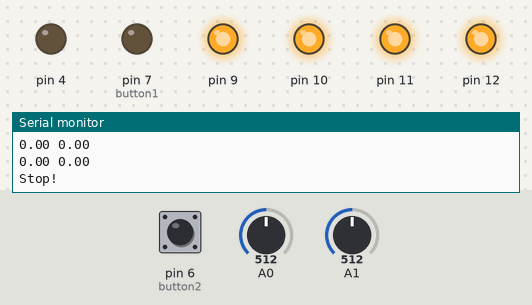
The sketch below on a simulated Arduino Uno, built with avr-gcc and run on an emulated ATmega328P. On the bench: output pins drawn as LEDs (lit = HIGH), the last lines printed to the serial monitor. Dashed ring = blinking. Inputs (shaded band) come from the test bench; at power-on: A0 = 512, A1 = 512, pin 6 (button2) HIGH.

Above: at 1.2 s.
1.3 s: A0 set to 605
2.8 s: A0 set to 620
At 2.92 s:
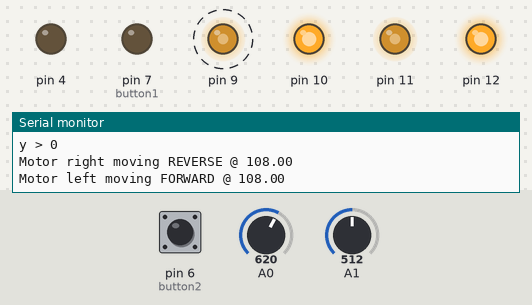
5.8 s: A1 set to 306
At 7.1 s:
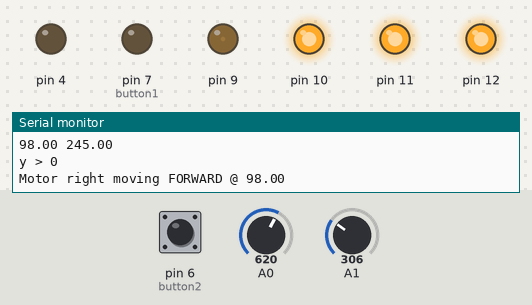
7.4 s: A0 set to 122
At 7.62 s:
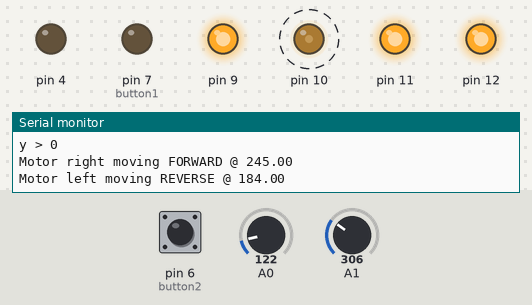
10.4 s: A1 set to 716
At 11.6 s:
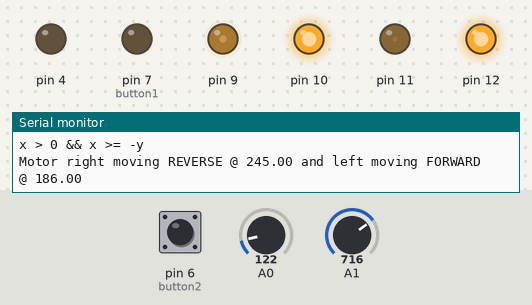
11.9 s: A1 set to 1023
At 13.1 s:
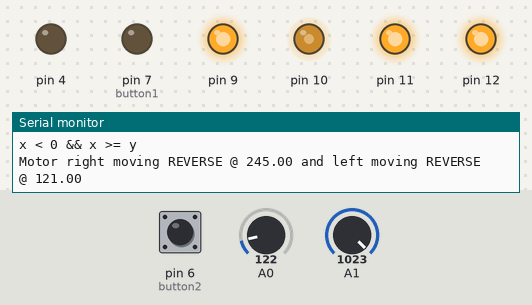
Timing chart, 0 to 14.4 s (numbered marks = the images above; inputs shaded):
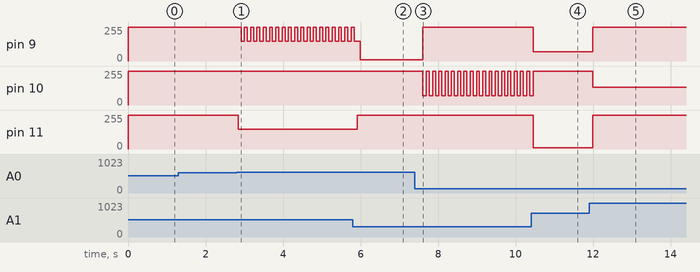

Measured:
- the behaviour switches between 612 and 613 on A0 (found by bisection; images 0 and 1)
- after the input at 2.8 s, pin 9: alternates 255/255 for 0.08 s and 148/255 for 0.09 s, starting after 0.12 s; pin 11: 255/255 → 148/255 at once
- after the input at 5.8 s, pin 11: 148/255 → 255/255 after 0.12 s
- after the input at 7.4 s, pin 9: 10/255 → 255/255 after 0.21 s; pin 10: alternates 255/255 for 0.08 s and 71/255 for 0.09 s, starting after 0.21 s
- after the input at 10.4 s, pin 9: 255/255 → 69/255 after 0.06 s; pin 10: goes on until 10.5 s, then stays 255/255; pin 11: 255/255 → 10/255 after 0.06 s
- after the input at 11.9 s, pin 9: 69/255 → 255/255 after 0.10 s; pin 10: 255/255 → 135/255 after 0.10 s; pin 11: 10/255 → 255/255 after 0.10 s

The sketch:

joystick_motors_5.ino
```cpp
/**
  @file       MotorDemo
  @author     ELECHOUSE
  @version    V0.1
  @date       2012-6-22
  @brief        50A-DualChannelMotorDriverBoard demo code.
  @URL https://github.com/elechouse/motor
*/

/** import motor library */
#include <MOTOR.h>
// #include <math.h>
// #include <stdlib.h>
// #include <string.h>

// Defining joystick inputs
int x_axis = 0; //Blue
int y_axis = 1; //Green
int z_axis = 2; //Yellow

const int button1 = 7; //White
const int button2 = 6; //Brown

int x_val = 0;
int y_val = 0;
int z_val = 0;
int button1_state = 0;
int button2_state = 0;

const int centre = 1024/2;

// struct steering{
//     int left;
//     int right;
// };

void setup(void){
    Serial.begin(115200);
    pinMode(button1, INPUT);
    pinMode(button2, INPUT);
    /** motor driver initialize */
    motor.begin();
    /**
    NOTE:
    motor.begin() will change the prescaller of the timer0,
    so the arduino function delay() millis() and micros() are
    8 times slow than it should be.
    Please use motor_delay(), motor_millis(), motor_micros() instead them.
    */

    Serial.println("joystick_motors_5.ino");
}


void loop(void){
    //Read, store and correct raw values
    x_val = calculate_average(x_axis);
    Serial.print("x_val = ");
    Serial.println(x_val);
    y_val = calculate_average(y_axis);
    Serial.print("y_val = ");
    Serial.println(y_val);
    //For some reason z_axis is not working.
    // z_val = calculate_average(z_axis);
    // Serial.print("z_val = ");
    // Serial.println(z_val);
    button1_state = digitalRead(button1);
    Serial.print("button1_state: ");
    Serial.println(button1_state);
    button2_state = digitalRead(button2);
    Serial.print("button2_state: ");
    Serial.println(button2_state);

    x_val = 1024 - x_val;
    Serial.print("x_val = ");
    Serial.println(x_val);
    y_val = 1024 - y_val;
    Serial.print("y_val = ");
    Serial.println(y_val);

	int x = x_val - centre;
    Serial.print("x = ");
    Serial.println(x);
	int y = y_val - centre;
    Serial.print("y = ");
    Serial.println(y);

    // Computing the speed
    //	convert to polar
   	float r = hypot(x, y);
   	float t = atan2(y, x);

//	rotate by 45 degrees
   	t = t - 3.14159265358979323846 / 4;

//  back to cartesian
    float left = r * cos(t);
    float right = r * sin(t);

//  rescale the new coords
    left = left * sqrt(2);
    right = right * sqrt(2);

//  clamp to -245/+245 to avoid over power
    left = fmax(-245, fmin(left, 245));
    right = fmax(-245, fmin(right, 245));
    Serial.print(left);
    Serial.print(" ");
    Serial.println(right);

    float left_abs = abs(left);
    float right_abs = abs(right);
    Serial.print(left_abs);
    Serial.print(" ");
    Serial.println(right_abs);

    if(button2_state == 0 || (x <= 100 && x >= -100 && y <= 100 && y >= -100)){
        Serial.println("Stop!");
        motor.set(A, 0, FORWARD);
        motor.set(B, 0, FORWARD);
        motor_delay(150);
    }

    else{
        if(y >= 0){
            Serial.println("y > 0");

            //Motor A moving
            if(left < 0){
                Serial.print("Motor right moving REVERSE @ ");
                Serial.println(left_abs);
                motor.set(A, left_abs, REVERSE);
                motor_delay(75);
            }
            else{
                Serial.print("Motor right moving FORWARD @ ");
                Serial.println(left);
                motor.set(A, left, FORWARD);
                motor_delay(75);
            }

            //Motor B
            if(right < 0){
                Serial.print("Motor left moving REVERSE @ ");
                Serial.println(right_abs);
                motor.set(B, right_abs, REVERSE);
                motor_delay(75);
            }
            else{
                Serial.print("Motor left moving FORWARD @ ");
                Serial.println(right);
                motor.set(B, right, FORWARD);
                motor_delay(75);
            }
        }
        else{
            Serial.println("y < 0");
            if((x < 0 && x >= y) || (x > 0 && x <= -y)){ //Lower third and fourth quarter
                Serial.println("x < 0 && x >= y");
                Serial.print("Motor right moving REVERSE @ ");
                Serial.print(right_abs);
                Serial.print(" and left moving REVERSE @ ");
                Serial.println(left_abs);
                motor.set(A, right_abs, REVERSE);
                motor.set(B, left_abs, REVERSE);
                motor_delay(75);
            }
            else if(x < 0 && x <= y){ //Upper third quarter
                Serial.println("x < 0 && x <= y");
                Serial.print("Motor right moving FORWARD @ ");
                Serial.print(left_abs);
                Serial.print(" and left moving REVERSE @ ");
                Serial.println(right_abs);
                motor.set(A, right_abs, FORWARD);
                motor.set(B, left_abs, REVERSE);
                motor_delay(75);
            }
            else{ //Upper fourth quarter
                Serial.println("x > 0 && x >= -y");
                Serial.print("Motor right moving REVERSE @ ");
                Serial.print(right_abs);
                Serial.print(" and left moving FORWARD @ ");
                Serial.println(left_abs);
                motor.set(A, right_abs, REVERSE);
                motor.set(B, left_abs, FORWARD);
                motor_delay(75);
            }
        }
    }

    // motor.close(A);                 // close motor channel A
    // motor.close(B);                 // close motor channel B
    // motor_delay(2000);              // wait for 500 milli second

}

int calculate_average(int axis){
    int value = 0;
    int num = 10;
    for(int i = 0; i < num; i++){
        value += analogRead(axis);
    }
    int average = value/num;

    return average;
}
```
